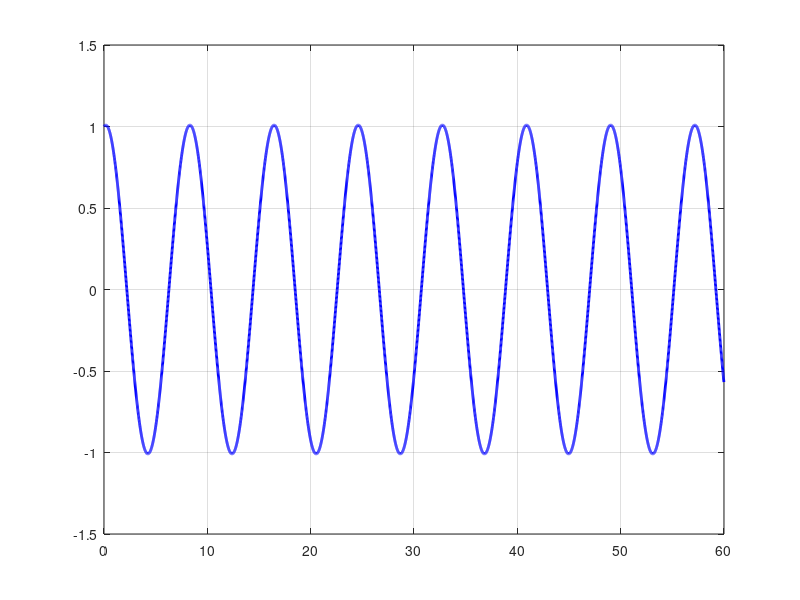
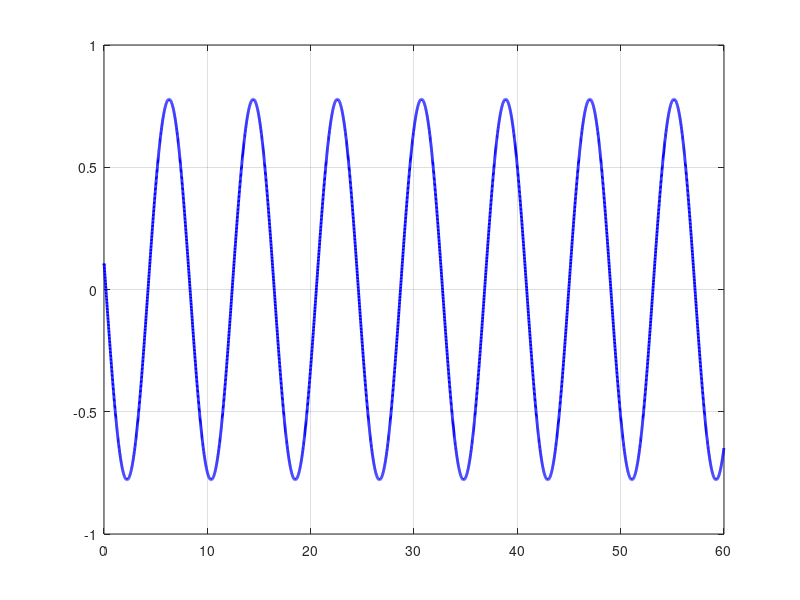
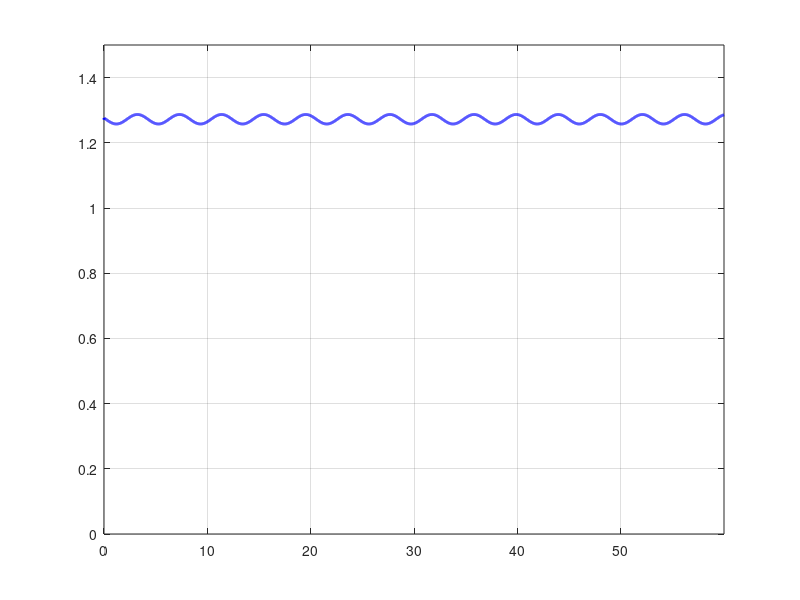

Source code (MATLAB) for these figures, in order:
clear all; close all;
N = 6000; m = 4.2; k =2.5; dt=0.01; 
x(1)=1; v(1)=0.1;
x(2) = x(1) + v(1)*dt
v(2) = v(1) - (-(k/m)*x(1))*dt;
t(1) = 0; t(2) = t(1)+dt;
E(1) = (0.5*m*v(1)^2)+(0.5*k*x(1)^2);E(2) = (0.5*m*v(2)^2)+(0.5*k*x(2)^2); 
for i = 3:N
  t(i) = t(i-1) + dt;
  % x(i+1) = 2*x(i) - x(i-1) + dt^2*x";
  x(i) = 2*x(i-1) - x(i-2) + (-(k/m)*x(i-1))*dt^2;
  v(i) = (x(i-1) - x(i-2))/dt; 
  E(i) = (0.5*m*v(i)^2)+(0.5*k*x(i)^2);
  end
figure(1);clf; plot(t,x,'b-','linewidth',2);grid on;
figure(2);clf; plot(t,v,'b-','linewidth',2);grid on;
figure(3);clf; plot(t,E,'b-','linewidth',2);grid on;
axis([0 max(t) 0 1.5])
